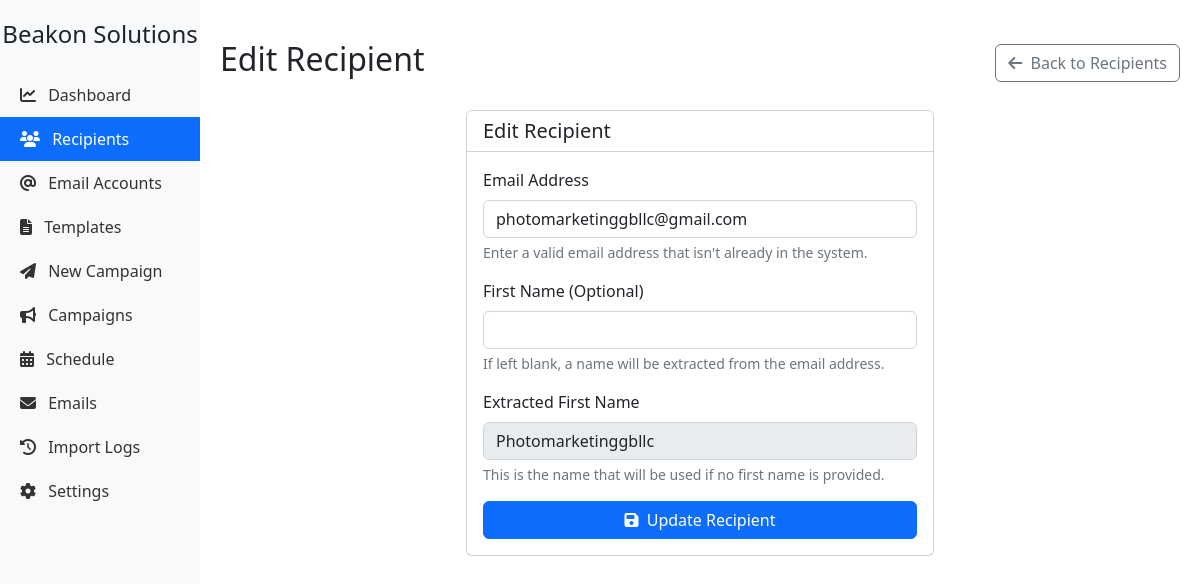
/recipients/6/edit, run on the app's committed database.
### app/models/models.py (models this page shows, shortened)
class Recipient(db.Model):
    __table_args__ = {'extend_existing': True}
    id = db.Column(db.Integer, primary_key=True)
    email = db.Column(db.String(120), unique=True, nullable=False)
    first_name = db.Column(db.String(50))
    is_active = db.Column(db.Boolean, default=True)
    created_at = db.Column(db.DateTime, default=datetime.utcnow)
    updated_at = db.Column(db.DateTime, default=datetime.utcnow, onupdate=datetime.utcnow)
    emails = db.relationship('Email', backref='recipient', lazy=True)
    @hybrid_property
    def derived_first_name(self):
        if self.first_name:
            return self.first_name
        username = self.email.split('@')[0]
        for char in ['.', '_', '-']:
            username = username.replace(char, ' ')
        parts = username.split()
        if parts:
            return parts[0].capitalize()
        return "Friend"  # Default fallback

### app/controllers/routes.py (the view, shortened to what this page needs)
@app.route('/recipients/<int:id>/edit', methods=['GET', 'POST'])
def edit_recipient(id):
    recipient = Recipient.query.get_or_404(id)
    return render_template('edit_recipient.html', recipient=recipient)

### app/templates/edit_recipient.html (shortened to what this page needs)
{% extends "base.html" %}
{% block page_title %}Edit Recipient{% endblock %}
{% block page_actions %}
<a href="{{ url_for('recipients') }}" class="btn btn-outline-secondary">
    <i class="fas fa-arrow-left me-1"></i> Back to Recipients
</a>
{% endblock %}
{% block content %}
<div class="row">
    <div class="col-md-6 mx-auto">
        <div class="card">
            <div class="card-header bg-white">
                <h5 class="mb-0">Edit Recipient</h5>
            </div>
            <div class="card-body">
                <form action="{{ url_for('edit_recipient', id=recipient.id) }}" method="post">
                    <div class="mb-3">
                        <label for="email" class="form-label">Email Address</label>
                        <input type="email" class="form-control" id="email" name="email" value="{{ recipient.email }}" required>
                        <div class="form-text">Enter a valid email address that isn't already in the system.</div>
                    </div>
                    <div class="mb-3">
                        <label for="first_name" class="form-label">First Name (Optional)</label>
                        <input type="text" class="form-control" id="first_name" name="first_name" value="{{ recipient.first_name or '' }}">
                        <div class="form-text">If left blank, a name will be extracted from the email address.</div>
                    </div>
                    <div class="mb-3">
                        <label class="form-label">Extracted First Name</label>
                        <input type="text" class="form-control" value="{{ recipient.derived_first_name }}" disabled>
                        <div class="form-text">This is the name that will be used if no first name is provided.</div>
                    </div>
                    <div class="d-grid gap-2">
                        <button type="submit" class="btn btn-primary">
                            <i class="fas fa-save me-1"></i> Update Recipient
                        </button>
                    </div>
                </form>
            </div>
        </div>
    </div>
</div>
{% endblock %}

### data on the page
Recipient: email "photomarketinggbllc@gmail.com", derived_first_name "Photomarketinggbllc"
